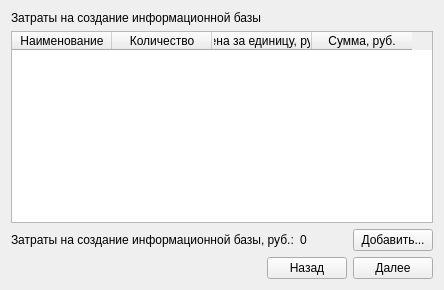
      <widget class="QWidget" name="tab_23">
       <attribute name="title">
        <string>Аналог5</string>
       </attribute>
       <layout class="QVBoxLayout" name="verticalLayout_22">
        <item>
         <widget class="QLabel" name="label_196">
          <property name="text">
           <string>Затраты на создание информационной базы</string>
          </property>
         </widget>
        </item>
        <item>
         <widget class="QTableWidget" name="tableWidget_16">
          <column>
           <property name="text">
            <string>Наименование</string>
           </property>
          </column>
          <column>
           <property name="text">
            <string>Количество</string>
           </property>
          </column>
          <column>
           <property name="text">
            <string>Цена за единицу, руб.</string>
           </property>
          </column>
          <column>
           <property name="text">
            <string>Сумма, руб.</string>
           </property>
          </column>
         </widget>
        </item>
        <item>
         <layout class="QHBoxLayout" name="horizontalLayout_45">
          <item>
           <widget class="QLabel" name="label_48">
            <property name="text">
             <string>Затраты на создание информационной базы, руб.:</string>
            </property>
           </widget>
          </item>
          <item>
           <widget class="QLabel" name="label_49">
            <property name="text">
             <string>0</string>
            </property>
           </widget>
          </item>
          <item>
           <spacer name="horizontalSpacer_41">
            <property name="orientation">
             <enum>Qt::Horizontal</enum>
            </property>
            <property name="sizeHint" stdset="0">
             <size>
              <width>40</width>
              <height>20</height>
             </size>
            </property>
           </spacer>
          </item>
          <item>
           <widget class="QPushButton" name="pushButton_60">
            <property name="text">
             <string>Добавить...</string>
            </property>
           </widget>
          </item>
         </layout>
        </item>
        <item>
         <layout class="QHBoxLayout" name="horizontalLayout_46">
          <item>
           <spacer name="horizontalSpacer_42">
            <property name="orientation">
             <enum>Qt::Horizontal</enum>
            </property>
            <property name="sizeHint" stdset="0">
             <size>
              <width>40</width>
              <height>20</height>
             </size>
            </property>
           </spacer>
          </item>
          <item>
           <widget class="QPushButton" name="pushButton_61">
            <property name="text">
             <string>Назад</string>
            </property>
           </widget>
          </item>
          <item>
           <widget class="QPushButton" name="pushButton_62">
            <property name="text">
             <string>Далее</string>
            </property>
           </widget>
          </item>
         </layout>
        </item>
       </layout>
      </widget>
